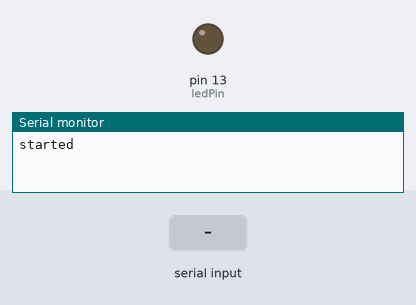
The sketch below on a simulated Arduino Leonardo, built with avr-gcc and run on an emulated ATmega32U4. On the bench: output pins drawn as LEDs (lit = HIGH), the last lines printed to the serial monitor. Dashed ring = blinking. Inputs (shaded band) come from the test bench. Pins used as bus, display or sensor lines are not drawn.

Above: at 1.2 s.
1.3 s: "1" received over Serial
At 1.7 s:
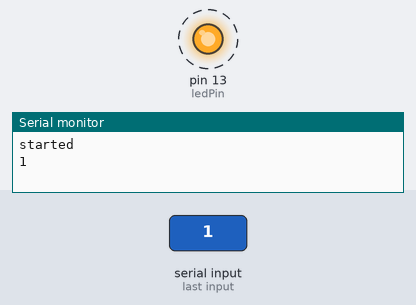
4.3 s: "2" received over Serial
At 4.7 s:
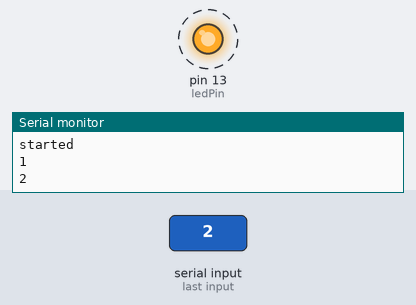
7.3 s: "3" received over Serial
Timing chart, 0 to 11.9 s (numbered marks = the images above; inputs shaded):
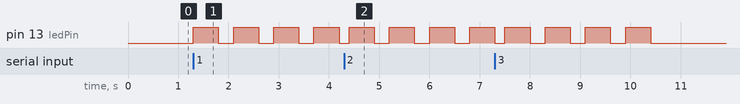

The sketch:

relays.ino
```cpp
/*
michael's relay with serial for use with nas
 */

const int ledPin = 13;      // led connected to digital pin 13
const int r1 = 2;
const int r2 = 3;
const int r3 = 4;
const int r4 = 5;

String inputString = "";
boolean stringComplete = false;
boolean r1_state = true;
boolean r2_state = true;
boolean r3_state = true;
boolean r4_state = true;

int ledState = LOW;

void setup() {
  pinMode(ledPin, OUTPUT); // declare the ledPin as as OUTPUT

  Serial.begin(9600);       // use the serial port
  //inputString.reserve(200); // reserve 200 bytes for the inputString:
  while (!Serial) {
    ; // wait for serial port to connect. Needed for Leonardo only
  }
  for (int thisPin = r1; thisPin <= r4; thisPin++) {
          digitalWrite(thisPin, HIGH);
        }

pinMode(r1, OUTPUT);
pinMode(r2, OUTPUT);
pinMode(r3, OUTPUT);
pinMode(r4, OUTPUT);

Serial.println("started");
}

void loop() {
  // read the sensor:
  if (Serial.available() > 0) {

   char inChar = (char)Serial.read();
   // Serial.println(inChar);
    switch (inChar) {
      case '1':
        r1_state = !r1_state;
        //Serial.println(inChar);
        digitalWrite(r1, r1_state);
        gotit(inChar);
        break;
      case '2':
        r2_state = !r2_state;
        //Serial.println(inChar);
        digitalWrite(r2, r2_state);
        gotit(inChar);
        break;
      case '3':
        r3_state = !r3_state;
        //Serial.println(inChar);
        digitalWrite(r3, r3_state);
        gotit(inChar);
        break;
      case '4':
      r4_state = !r4_state;
       //Serial.println(inChar);
        digitalWrite(r4, r4_state);
        gotit(inChar);
        break;
      case '0':
        for (int thisPin = r1; thisPin <= r4; thisPin++) {
          digitalWrite(thisPin, HIGH);
        }
        gotit(inChar);
        break;

      default:
         Serial.println("non action char");

        break;
    }
      delay(200);
  }
}

void gotit( char n) {
  Serial.println( n);
  digitalWrite(ledPin, HIGH);
  delay(500);
  digitalWrite(ledPin, LOW);
  delay(300);
  digitalWrite(ledPin, HIGH);
  delay(500);
  digitalWrite(ledPin, LOW);
  delay(300);
  digitalWrite(ledPin, HIGH);
  delay(500);
  digitalWrite(ledPin, LOW);
  delay(300);
  digitalWrite(ledPin, HIGH);
  delay(500);
  digitalWrite(ledPin, LOW);
}

/*
void serialEvent() {
  while (Serial.available()) {
    // get the new byte:
    char inChar = (char)Serial.read();

    if ( inChar != '1' && inChar != '2' && inChar != '3' && inChar != '4'){
    	//damn str cannot compare with char+
     	//inputString = inChar;
    	stringComplete = true;
    }


  }

}*/
```

Measured:
- after the input at 1.3 s, pin 13 (ledPin): alternates HIGH for 0.50 s and LOW for 0.30 s, starting at once
- after the input at 4.3 s, pin 13 (ledPin): alternates HIGH for 0.50 s and LOW for 0.30 s, starting after 0.10 s
